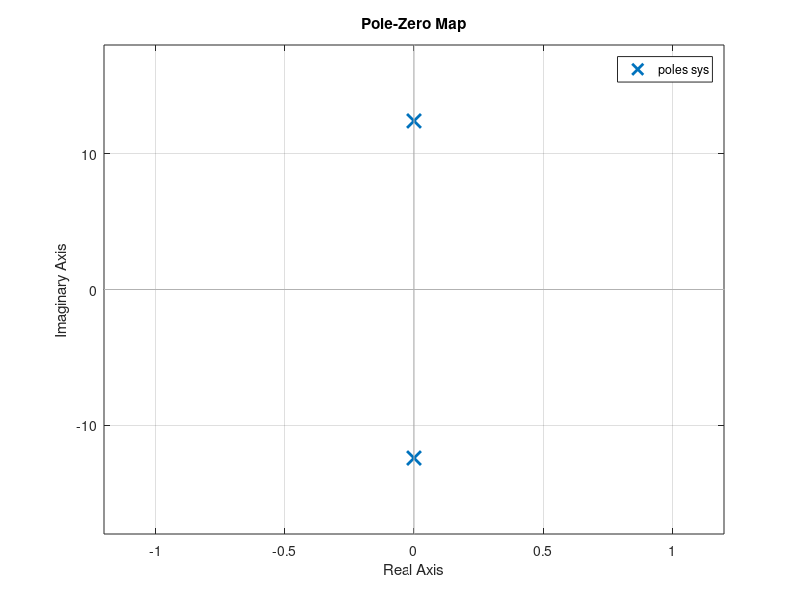
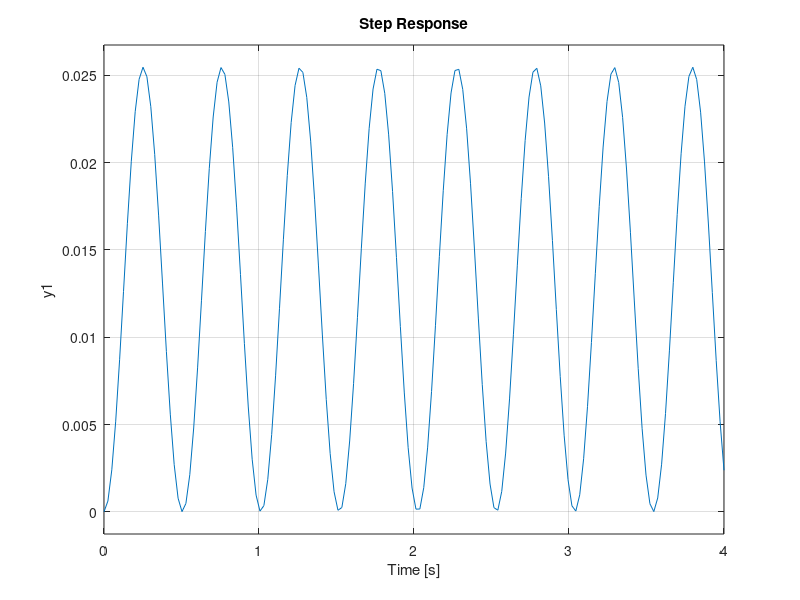
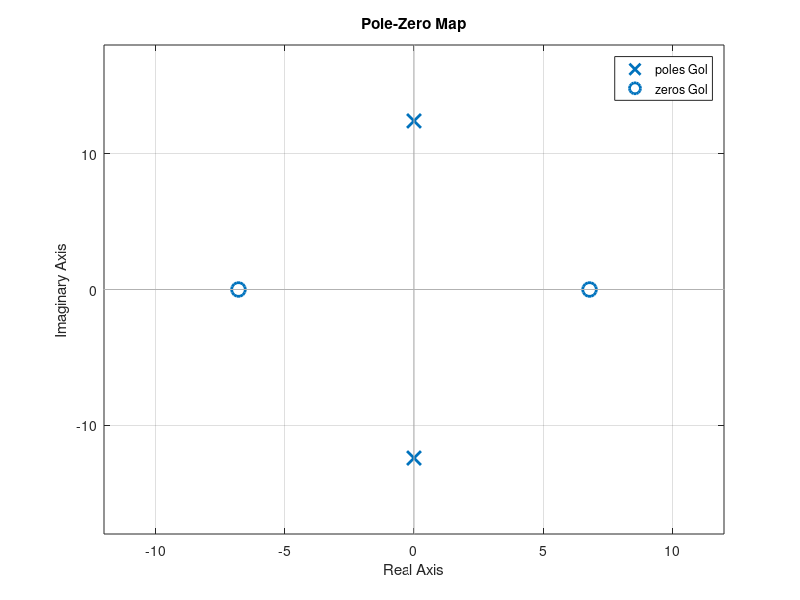

Write the MATLAB code that produced these figures, in order.
%% Magnetic Levitation Project
% Corey and Eamon


%Define variable for the system
mu = 1;
q1 = 1;
N = 10;
A = 0.001;
R = 0.1;
L = 1;
g = -9.81;

%The setpoints for the linerization
%First we chose our 'b' setpoint for voltage
%And find an a that cancels out the constant
b = 5;
a = abs(sqrt((5*mu*q1*N*A)/(4*pi*R*L*g)))

%Z allows us to use cleaner math by placing
%all of our constants into one constant.
Z = (mu*q1*N*A)/(4*pi*R*L)

%Define the system
sys = tf([Z/a^2],[1 0 Z*b/a^3])

%% Visualize system
figure
pzmap(sys)

figure
step(sys)

%open loop
Gol = sys-(0.001*9.8)

figure
pzmap(Gol)
